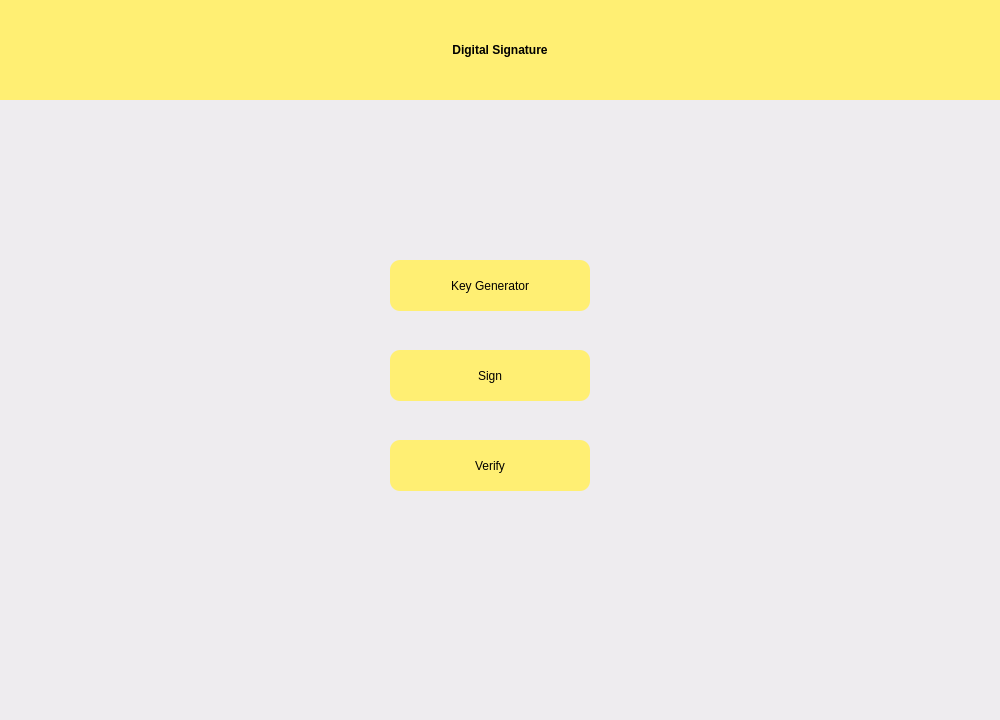
<?xml version="1.0" encoding="UTF-8"?>
<ui version="4.0">
 <class>Widget</class>
 <widget class="QWidget" name="Widget">
  <property name="geometry">
   <rect>
    <x>0</x>
    <y>0</y>
    <width>1000</width>
    <height>720</height>
   </rect>
  </property>
  <property name="windowTitle">
   <string>Widget</string>
  </property>
  <property name="styleSheet">
   <string notr="true">background-color: rgb(238, 236, 239);</string>
  </property>
  <widget class="QWidget" name="widget1" native="true">
   <property name="geometry">
    <rect>
     <x>0</x>
     <y>0</y>
     <width>1000</width>
     <height>720</height>
    </rect>
   </property>
   <property name="styleSheet">
    <string notr="true">QWidget#widget1 {background-color: rgb(147, 205, 255);};

</string>
   </property>
   <widget class="QPushButton" name="sign">
    <property name="geometry">
     <rect>
      <x>390</x>
      <y>350</y>
      <width>200</width>
      <height>51</height>
     </rect>
    </property>
    <property name="styleSheet">
     <string notr="true">font: 1000 15pt &quot;Product Sans&quot;;
border-radius: 10px;
background-color: rgb(255, 239, 115);


</string>
    </property>
    <property name="text">
     <string>Sign</string>
    </property>
   </widget>
   <widget class="QPushButton" name="verify">
    <property name="geometry">
     <rect>
      <x>390</x>
      <y>440</y>
      <width>200</width>
      <height>51</height>
     </rect>
    </property>
    <property name="styleSheet">
     <string notr="true">font: 1000 15pt &quot;Product Sans&quot;;
border-radius: 10px;
background-color: rgb(255, 239, 115);


</string>
    </property>
    <property name="text">
     <string>Verify</string>
    </property>
   </widget>
   <widget class="QLabel" name="label_2">
    <property name="geometry">
     <rect>
      <x>780</x>
      <y>730</y>
      <width>421</width>
      <height>61</height>
     </rect>
    </property>
    <property name="palette">
     <palette>
      <active>
       <colorrole role="WindowText">
        <brush brushstyle="SolidPattern">
         <color alpha="200">
          <red>255</red>
          <green>255</green>
          <blue>255</blue>
         </color>
        </brush>
       </colorrole>
       <colorrole role="Button">
        <brush brushstyle="SolidPattern">
         <color alpha="0">
          <red>255</red>
          <green>255</green>
          <blue>255</blue>
         </color>
        </brush>
       </colorrole>
       <colorrole role="Light">
        <brush brushstyle="SolidPattern">
         <color alpha="255">
          <red>95</red>
          <green>103</green>
          <blue>127</blue>
         </color>
        </brush>
       </colorrole>
       <colorrole role="Midlight">
        <brush brushstyle="SolidPattern">
         <color alpha="255">
          <red>49</red>
          <green>49</green>
          <blue>49</blue>
         </color>
        </brush>
       </colorrole>
       <colorrole role="Dark">
        <brush brushstyle="SolidPattern">
         <color alpha="255">
          <red>0</red>
          <green>0</green>
          <blue>0</blue>
         </color>
        </brush>
       </colorrole>
       <colorrole role="Mid">
        <brush brushstyle="SolidPattern">
         <color alpha="255">
          <red>25</red>
          <green>25</green>
          <blue>25</blue>
         </color>
        </brush>
       </colorrole>
       <colorrole role="Text">
        <brush brushstyle="SolidPattern">
         <color alpha="200">
          <red>255</red>
          <green>255</green>
          <blue>255</blue>
         </color>
        </brush>
       </colorrole>
       <colorrole role="ButtonText">
        <brush brushstyle="SolidPattern">
         <color alpha="200">
          <red>255</red>
          <green>255</green>
          <blue>255</blue>
         </color>
        </brush>
       </colorrole>
       <colorrole role="Base">
        <brush brushstyle="SolidPattern">
         <color alpha="0">
          <red>255</red>
          <green>255</green>
          <blue>255</blue>
         </color>
        </brush>
       </colorrole>
       <colorrole role="Window">
        <brush brushstyle="SolidPattern">
         <color alpha="0">
          <red>255</red>
          <green>255</green>
          <blue>255</blue>
         </color>
        </brush>
       </colorrole>
       <colorrole role="Shadow">
        <brush brushstyle="SolidPattern">
         <color alpha="255">
          <red>0</red>
          <green>0</green>
          <blue>0</blue>
         </color>
        </brush>
       </colorrole>
       <colorrole role="Highlight">
        <brush brushstyle="SolidPattern">
         <color alpha="255">
          <red>82</red>
          <green>148</green>
          <blue>226</blue>
         </color>
        </brush>
       </colorrole>
       <colorrole role="HighlightedText">
        <brush brushstyle="SolidPattern">
         <color alpha="255">
          <red>255</red>
          <green>255</green>
          <blue>255</blue>
         </color>
        </brush>
       </colorrole>
       <colorrole role="Link">
        <brush brushstyle="SolidPattern">
         <color alpha="255">
          <red>0</red>
          <green>157</green>
          <blue>255</blue>
         </color>
        </brush>
       </colorrole>
       <colorrole role="LinkVisited">
        <brush brushstyle="SolidPattern">
         <color alpha="255">
          <red>158</red>
          <green>79</green>
          <blue>255</blue>
         </color>
        </brush>
       </colorrole>
       <colorrole role="AlternateBase">
        <brush brushstyle="SolidPattern">
         <color alpha="255">
          <red>60</red>
          <green>67</green>
          <blue>79</blue>
         </color>
        </brush>
       </colorrole>
       <colorrole role="ToolTipBase">
        <brush brushstyle="SolidPattern">
         <color alpha="255">
          <red>0</red>
          <green>0</green>
          <blue>0</blue>
         </color>
        </brush>
       </colorrole>
       <colorrole role="ToolTipText">
        <brush brushstyle="SolidPattern">
         <color alpha="255">
          <red>238</red>
          <green>252</green>
          <blue>255</blue>
         </color>
        </brush>
       </colorrole>
       <colorrole role="PlaceholderText">
        <brush brushstyle="SolidPattern">
         <color alpha="128">
          <red>255</red>
          <green>255</green>
          <blue>255</blue>
         </color>
        </brush>
       </colorrole>
      </active>
      <inactive>
       <colorrole role="WindowText">
        <brush brushstyle="SolidPattern">
         <color alpha="200">
          <red>255</red>
          <green>255</green>
          <blue>255</blue>
         </color>
        </brush>
       </colorrole>
       <colorrole role="Button">
        <brush brushstyle="SolidPattern">
         <color alpha="0">
          <red>255</red>
          <green>255</green>
          <blue>255</blue>
         </color>
        </brush>
       </colorrole>
       <colorrole role="Light">
        <brush brushstyle="SolidPattern">
         <color alpha="255">
          <red>95</red>
          <green>103</green>
          <blue>127</blue>
         </color>
        </brush>
       </colorrole>
       <colorrole role="Midlight">
        <brush brushstyle="SolidPattern">
         <color alpha="255">
          <red>49</red>
          <green>49</green>
          <blue>49</blue>
         </color>
        </brush>
       </colorrole>
       <colorrole role="Dark">
        <brush brushstyle="SolidPattern">
         <color alpha="255">
          <red>0</red>
          <green>0</green>
          <blue>0</blue>
         </color>
        </brush>
       </colorrole>
       <colorrole role="Mid">
        <brush brushstyle="SolidPattern">
         <color alpha="255">
          <red>25</red>
          <green>25</green>
          <blue>25</blue>
         </color>
        </brush>
       </colorrole>
       <colorrole role="Text">
        <brush brushstyle="SolidPattern">
         <color alpha="200">
          <red>255</red>
          <green>255</green>
          <blue>255</blue>
         </color>
        </brush>
       </colorrole>
       <colorrole role="ButtonText">
        <brush brushstyle="SolidPattern">
         <color alpha="200">
          <red>255</red>
          <green>255</green>
          <blue>255</blue>
         </color>
        </brush>
       </colorrole>
       <colorrole role="Base">
        <brush brushstyle="SolidPattern">
         <color alpha="0">
          <red>255</red>
          <green>255</green>
          <blue>255</blue>
         </color>
        </brush>
       </colorrole>
       <colorrole role="Window">
        <brush brushstyle="SolidPattern">
         <color alpha="0">
          <red>255</red>
          <green>255</green>
          <blue>255</blue>
         </color>
        </brush>
       </colorrole>
       <colorrole role="Shadow">
        <brush brushstyle="SolidPattern">
         <color alpha="255">
          <red>0</red>
          <green>0</green>
          <blue>0</blue>
         </color>
        </brush>
       </colorrole>
       <colorrole role="Highlight">
        <brush brushstyle="SolidPattern">
         <color alpha="255">
          <red>82</red>
          <green>149</green>
          <blue>225</blue>
         </color>
        </brush>
       </colorrole>
       <colorrole role="HighlightedText">
        <brush brushstyle="SolidPattern">
         <color alpha="255">
          <red>255</red>
          <green>255</green>
          <blue>255</blue>
         </color>
        </brush>
       </colorrole>
       <colorrole role="Link">
        <brush brushstyle="SolidPattern">
         <color alpha="255">
          <red>0</red>
          <green>157</green>
          <blue>255</blue>
         </color>
        </brush>
       </colorrole>
       <colorrole role="LinkVisited">
        <brush brushstyle="SolidPattern">
         <color alpha="255">
          <red>158</red>
          <green>79</green>
          <blue>255</blue>
         </color>
        </brush>
       </colorrole>
       <colorrole role="AlternateBase">
        <brush brushstyle="SolidPattern">
         <color alpha="255">
          <red>60</red>
          <green>67</green>
          <blue>79</blue>
         </color>
        </brush>
       </colorrole>
       <colorrole role="ToolTipBase">
        <brush brushstyle="SolidPattern">
         <color alpha="255">
          <red>0</red>
          <green>0</green>
          <blue>0</blue>
         </color>
        </brush>
       </colorrole>
       <colorrole role="ToolTipText">
        <brush brushstyle="SolidPattern">
         <color alpha="255">
          <red>238</red>
          <green>252</green>
          <blue>255</blue>
         </color>
        </brush>
       </colorrole>
       <colorrole role="PlaceholderText">
        <brush brushstyle="SolidPattern">
         <color alpha="128">
          <red>255</red>
          <green>255</green>
          <blue>255</blue>
         </color>
        </brush>
       </colorrole>
      </inactive>
      <disabled>
       <colorrole role="WindowText">
        <brush brushstyle="SolidPattern">
         <color alpha="115">
          <red>255</red>
          <green>255</green>
          <blue>255</blue>
         </color>
        </brush>
       </colorrole>
       <colorrole role="Button">
        <brush brushstyle="SolidPattern">
         <color alpha="0">
          <red>255</red>
          <green>255</green>
          <blue>255</blue>
         </color>
        </brush>
       </colorrole>
       <colorrole role="Light">
        <brush brushstyle="SolidPattern">
         <color alpha="255">
          <red>95</red>
          <green>103</green>
          <blue>127</blue>
         </color>
        </brush>
       </colorrole>
       <colorrole role="Midlight">
        <brush brushstyle="SolidPattern">
         <color alpha="255">
          <red>49</red>
          <green>49</green>
          <blue>49</blue>
         </color>
        </brush>
       </colorrole>
       <colorrole role="Dark">
        <brush brushstyle="SolidPattern">
         <color alpha="255">
          <red>0</red>
          <green>0</green>
          <blue>0</blue>
         </color>
        </brush>
       </colorrole>
       <colorrole role="Mid">
        <brush brushstyle="SolidPattern">
         <color alpha="255">
          <red>25</red>
          <green>25</green>
          <blue>25</blue>
         </color>
        </brush>
       </colorrole>
       <colorrole role="Text">
        <brush brushstyle="SolidPattern">
         <color alpha="115">
          <red>255</red>
          <green>255</green>
          <blue>255</blue>
         </color>
        </brush>
       </colorrole>
       <colorrole role="ButtonText">
        <brush brushstyle="SolidPattern">
         <color alpha="115">
          <red>255</red>
          <green>255</green>
          <blue>255</blue>
         </color>
        </brush>
       </colorrole>
       <colorrole role="Base">
        <brush brushstyle="SolidPattern">
         <color alpha="0">
          <red>255</red>
          <green>255</green>
          <blue>255</blue>
         </color>
        </brush>
       </colorrole>
       <colorrole role="Window">
        <brush brushstyle="SolidPattern">
         <color alpha="0">
          <red>255</red>
          <green>255</green>
          <blue>255</blue>
         </color>
        </brush>
       </colorrole>
       <colorrole role="Shadow">
        <brush brushstyle="SolidPattern">
         <color alpha="255">
          <red>0</red>
          <green>0</green>
          <blue>0</blue>
         </color>
        </brush>
       </colorrole>
       <colorrole role="Highlight">
        <brush brushstyle="SolidPattern">
         <color alpha="255">
          <red>82</red>
          <green>148</green>
          <blue>226</blue>
         </color>
        </brush>
       </colorrole>
       <colorrole role="HighlightedText">
        <brush brushstyle="SolidPattern">
         <color alpha="255">
          <red>255</red>
          <green>255</green>
          <blue>255</blue>
         </color>
        </brush>
       </colorrole>
       <colorrole role="Link">
        <brush brushstyle="SolidPattern">
         <color alpha="255">
          <red>0</red>
          <green>157</green>
          <blue>255</blue>
         </color>
        </brush>
       </colorrole>
       <colorrole role="LinkVisited">
        <brush brushstyle="SolidPattern">
         <color alpha="255">
          <red>158</red>
          <green>79</green>
          <blue>255</blue>
         </color>
        </brush>
       </colorrole>
       <colorrole role="AlternateBase">
        <brush brushstyle="SolidPattern">
         <color alpha="255">
          <red>60</red>
          <green>67</green>
          <blue>79</blue>
         </color>
        </brush>
       </colorrole>
       <colorrole role="ToolTipBase">
        <brush brushstyle="SolidPattern">
         <color alpha="255">
          <red>0</red>
          <green>0</green>
          <blue>0</blue>
         </color>
        </brush>
       </colorrole>
       <colorrole role="ToolTipText">
        <brush brushstyle="SolidPattern">
         <color alpha="255">
          <red>238</red>
          <green>252</green>
          <blue>255</blue>
         </color>
        </brush>
       </colorrole>
       <colorrole role="PlaceholderText">
        <brush brushstyle="SolidPattern">
         <color alpha="128">
          <red>255</red>
          <green>255</green>
          <blue>255</blue>
         </color>
        </brush>
       </colorrole>
      </disabled>
     </palette>
    </property>
    <property name="font">
     <font>
      <pointsize>20</pointsize>
      <weight>75</weight>
      <bold>true</bold>
      <kerning>true</kerning>
     </font>
    </property>
    <property name="autoFillBackground">
     <bool>false</bool>
    </property>
    <property name="styleSheet">
     <string notr="true">background-color: rgba(255, 255, 255, 0);</string>
    </property>
    <property name="frameShape">
     <enum>QFrame::NoFrame</enum>
    </property>
    <property name="text">
     <string notr="true">Tugas 5 IF4020 Kriptografi</string>
    </property>
    <property name="alignment">
     <set>Qt::AlignCenter</set>
    </property>
    <property name="wordWrap">
     <bool>false</bool>
    </property>
   </widget>
   <widget class="QLabel" name="label">
    <property name="geometry">
     <rect>
      <x>0</x>
      <y>0</y>
      <width>1000</width>
      <height>100</height>
     </rect>
    </property>
    <property name="styleSheet">
     <string notr="true">background-color: rgb(255, 239, 115);
color: rgb(0, 0, 0);
font: 75 40pt &quot;Product Sans&quot;;
font-weight: bold;
</string>
    </property>
    <property name="text">
     <string>Digital Signature</string>
    </property>
    <property name="alignment">
     <set>Qt::AlignCenter</set>
    </property>
   </widget>
   <widget class="QPushButton" name="Keygen">
    <property name="geometry">
     <rect>
      <x>390</x>
      <y>260</y>
      <width>200</width>
      <height>51</height>
     </rect>
    </property>
    <property name="styleSheet">
     <string notr="true">font: 1000 15pt &quot;Product Sans&quot;;
border-radius: 10px;
background-color: rgb(255, 239, 115);


</string>
    </property>
    <property name="text">
     <string>Key Generator</string>
    </property>
   </widget>
  </widget>
 </widget>
 <resources/>
 <connections/>
</ui>
